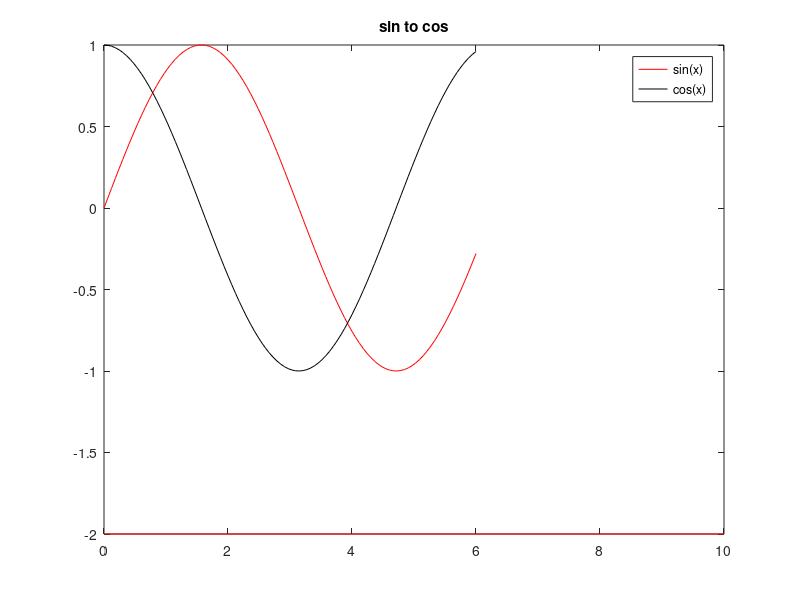

MATLAB code to generate this figure:
clear all
clc
%---------------------------------------------------------
h=1;
x=linspace(-2,2,5);
x1=3;
N=length(x);
for i=1:N
    y(i)=x(i)^3-2*x(i)^2-3*x(i);
    yd(i)=3*x(i)^2-4*x(i)-3;
end
fext=(y(3+h)-y(3-h))*inv(2*h);
% %---------------------------------------------------------
% 
%  esp=input('Constante:');
%  
% for i=1:N
%     for j=1:N
%         r(i,j)=abs(x(1,i)-x(1,j));
%         D(i,j)=(1+(esp*(r(i,j))^2))^(0.5);
%     end
% end
% Alpha=D\(y');
% %----------------------------------------------------------
% x=linspace(-2,2,5);
% 
% for i=1:N
%     for j=1:N
%         r1(i,j)=(x(1,i)-x(1,j));
%         H(i,j)=((esp^2)*(x(i)-x(j))/(1+(esp*(r1(i,j)^2)))^(0.5));
%     end
% end
% 
% %     for j=1:N
% %         H(3,j)=((esp^2)*(x(3)-x(j))/(1+(esp*(r(i,j)^2)))^(0.5))
% %     end
% 

%----------------------------------------------------------
% F=H*Alpha
% H(3,1:5)
% F(3)
%------------------------Diff----------------------------------
xg=linspace(0,6,100);

% Ng=length(xg);
% g(i)=xg(i)^3-2*xg(i)^2-3*xg(i);
% xgd(i)=3*xg(i)^2-4*xg(i)-3;

s=sin(xg);
sd=cos(xg);
xi=0:0.01:20;


%--------------------------------------------------------------
rr=(0:10:10);
yy=linspace(-2,-2,length(rr));

grid on
plot(xg,s,'r');
hold on
plot(xg,sd,'k')
hold on
plot(rr,yy,'r');
legend('sin(x)','cos(x)');
title('sin to cos');
% xlabel('Information of x')
% xv=-2:0.1:1;

% plot(xv,vv,'r')
% yext=linspace(fext,fext,6)
% plot(yext);
% xlabel('Shape parameter');
% ylabel('y=df(x)/dx');
% title('Comparison of Solutions');
% legend('Computed Results','Exact Solutions');
% grid on;
